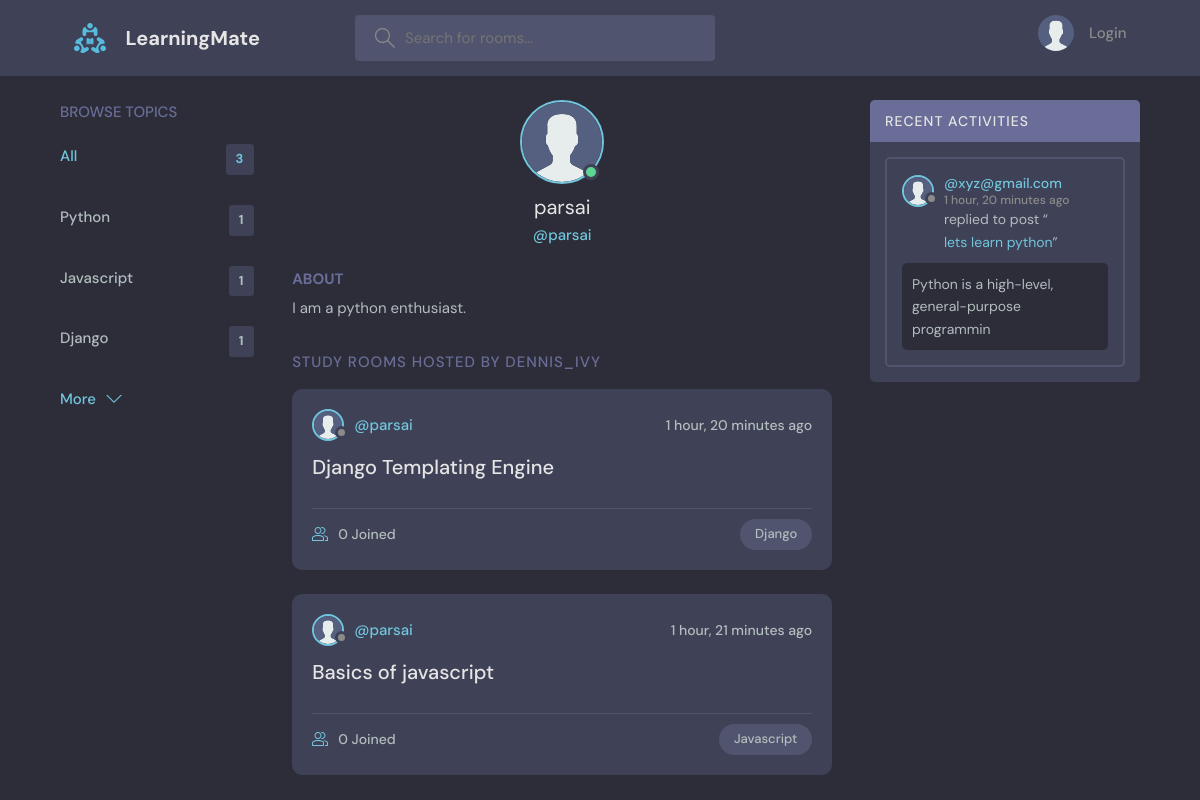
The app's page /profile/2/ with its own data.
### base/models.py (models this page shows, shortened)
class Topic(models.Model):
    name=models.CharField(max_length=200)

class User(AbstractUser):
    name=models.CharField(max_length=200,null=True)
    email=models.EmailField(null=True,unique=True)
    bio=models.TextField(null=True)
    avatar=models.ImageField(null=True,default='avatar.svg')
    USERNAME_FIELD='email'
    REQUIRED_FIELDS=[]

class Room(models.Model):
    host=models.ForeignKey(User,on_delete=models.SET_NULL,null=True)
    topic=models.ForeignKey(Topic,on_delete=models.SET_NULL,null=True)   #if the topic is deleted then the topic for the room is set to null
    name=models.CharField(max_length=200)
    description=models.TextField(null=True,blank=True)
    participants=models.ManyToManyField(User,related_name='participants', blank=True)
    updated=models.DateTimeField(auto_now=True)  # updates the time stamp every time the room is updated
    created=models.DateTimeField(auto_now_add=True)  # only creates a time stamp when the room is created
    class Meta:
        ordering=['-updated','-created']
    def __str__(self):
        return self.name

class Message(models.Model):
    user=models.ForeignKey(User,on_delete=models.CASCADE)  # a single user can have multiple message but a message can have only one user  Many to one relationship
    room=models.ForeignKey(Room,on_delete=models.CASCADE)
    body=models.TextField()
    updated=models.DateTimeField(auto_now=True)
    created=models.DateTimeField(auto_now_add=True)
    class Meta:
        ordering=['-updated','-created']
    def __str__(self):
        return self.body[0:50]

### base/views.py (the view)
# urls.py: path('profile/<str:pk>/',views.userProfile,name='user-profile'),
def userProfile(request,pk):
    user=User.objects.get(id=pk)
    rooms=Room.objects.filter(host=user)
    room_messages=Message.objects.filter(user=user)
    topics=Topic.objects.all()
    context={'user':user,'rooms':rooms, 'room_messages':room_messages,'topics':topics}
    return render(request,'base/profile.html',context)

### base/templates/base/profile.html (shortened to what this page needs)
{%extends 'main.html'%}
{% block content %}
<main class="profile-page layout layout--3">
  <div class="container">
    {% include 'base/topics_component.html' %}
    <div class="roomList">
      <div class="profile">
        <div class="profile__avatar">
          <div class="avatar avatar--large active">
            <img src="{{user.avatar.url}}" />
          </div>
        </div>
        <div class="profile__info">
          <h3>{{user.username}}</h3>
          <p>@{{user.username}}</p>
        </div>
        <div class="profile__about">
          <h3>About</h3>
          <p>
            {{user.bio}}
          </p>
        </div>
      </div>
      <div class="roomList__header">
        <div>
          <h2>Study Rooms Hosted by dennis_ivy</a>
          </h2>
        </div>
      </div>
      {% include 'base/feed_component.html'%}
    </div>
    {% include 'base/activity_component.html' %}
  </div>
</main>
{% endblock %}

### templates/main.html (shortened to what this page needs)
<!DOCTYPE html>
{% load static %}
<html lang="en">
  <head>
    <link rel="stylesheet" href="{% static 'styles/style.css' %}" />
  </head>
  <body>
    {% include 'navbar.html' %}
    {% block content %}
    {% endblock %}
  </body>
</html>

### templates/navbar.html (shortened to what this page needs)
{% load static %}
<header class="header header--loggedIn">
    <div class="container">
      <a href="{% url 'home' %}" class="header__logo">
        <img src="{% static 'images/logo.svg' %}" />
        <h1>LearningMate</h1>
      </a>
      <form class="header__search" method="get" action="{% url 'home' %}" >
        <label>
          <input placeholder="Search for rooms..." name="q" />
        </label>
      </form>
      <nav class="header__menu">
        {% if request.user.is_authenticated %}
        <div class="header__user">
          <a href="{% url 'update-user' %}">
            <div class="avatar avatar--medium active">
              <img src="{{request.user.avatar.url}}" />
            </div>
            <p>{{request.user.username}}<span>@{{request.user.username}}</span></p>
          </a>
          <button class="dropdown-button">
            <svg version="1.1" xmlns="http://www.w3.org/2000/svg" width="32" height="32" viewBox="0 0 32 32">
              <title>chevron-down</title>
              <path d="M16 21l-13-13h-3l16 16 16-16h-3l-13 13z"></path>
            </svg>
          </button>
        </div>
        {% else %}
        <a href="{% url 'login' %}">
          <img src="{% static 'images/avatar.svg' %}" />
          <p>Login</p>
        </a>
        {% endif %}
      </nav>
    </div>
  </header>

### base/templates/base/topics_component.html
<div class="topics">
    <div class="topics__header">
      <h2>Browse Topics</h2>
    </div>
    <ul class="topics__list">
      <li>
        <a href="{% url 'home' %}" class="active">All <span>{{topics.count}}</span></a>
      </li>
      {% for topic in topics %}
      <li>
        <a href="{% url 'home'%}?q={{topic.name}}">{{topic.name}} <span>{{topic.room_set.all.count}}</span></a>
      </li>
      {% endfor %}
    </ul>
    <a class="btn btn--link" href="{% url 'topics' %}">
      More
      <svg version="1.1" xmlns="http://www.w3.org/2000/svg" width="32" height="32" viewBox="0 0 32 32">
        <title>chevron-down</title>
        <path d="M16 21l-13-13h-3l16 16 16-16h-3l-13 13z"></path>
      </svg>
    </a>
  </div>

### base/templates/base/feed_component.html (shortened to what this page needs)
{% for room in rooms %}
<div class="roomListRoom">
    <div class="roomListRoom__header">
      <a href="{% url 'user-profile' room.host.id%}" class="roomListRoom__author">
        <div class="avatar avatar--small">
          <img src="{{room.host.avatar.url}}" />
        </div>
        <span>@{{room.host.username}}</span>
      </a>
      <div class="roomListRoom__actions">
        <span>{{room.created|timesince}} ago</span>
      </div>
    </div>
    <div class="roomListRoom__content">
      <a href="{% url 'room' room.id %}">{{room.name}}</a>
    </div>
    <div class="roomListRoom__meta">
      <a href="{% url 'room' room.id %}" class="roomListRoom__joined">
        {{room.participants.all.count}} Joined
      </a>
      <p class="roomListRoom__topic">{{room.topic.name}}</p>
    </div>
  </div>
{% endfor %}

### base/templates/base/activity_component.html (shortened to what this page needs)
<div class="activities">
    <div class="activities__header">
      <h2>Recent Activities</h2>
    </div>
    {% for message in room_messages %}
    <div class="activities__box">
      <div class="activities__boxHeader roomListRoom__header">
        <a href="{% url 'user-profile' message.user.id %}" class="roomListRoom__author">
          <div class="avatar avatar--small">
            <img src="{{message.user.avatar.url}}" />
          </div>
          <p>
            @{{message.user}}
            <span>{{message.created|timesince}} ago</span>
          </p>
        </a>
      </div>
      <div class="activities__boxContent">
        <p>replied to post “<a href="{% url 'room' message.room.id%}">{{message.room}}</a>”</p>
        <div class="activities__boxRoomContent">
            {{message}}
        </div>
      </div>
    </div>
    {% endfor %}
  </div>

### records on screen
Topic: name "Python", room_set.all.count "1"
Topic: name "Javascript", room_set.all.count "1"
Topic: name "Django", room_set.all.count "1"
User: avatar (placeholder picture), username "parsai", bio "I am a python enthusiast."
Room: host.avatar (placeholder picture), host.username "parsai", created "1 hour, 20 minutes", name "Django Templating Engine", participants.all.count "0", topic.name "Django"
Room: host.avatar (placeholder picture), host.username "parsai", created "1 hour, 21 minutes", name "Basics of javascript", participants.all.count "0", topic.name "Javascript"
Message: user.avatar (placeholder picture), user "xyz@gmail.com", created "1 hour, 20 minutes", room "lets learn python", body "Python is a high-level, general-purpose programmin"

### other values on screen
{{ topics.count }} "3"
